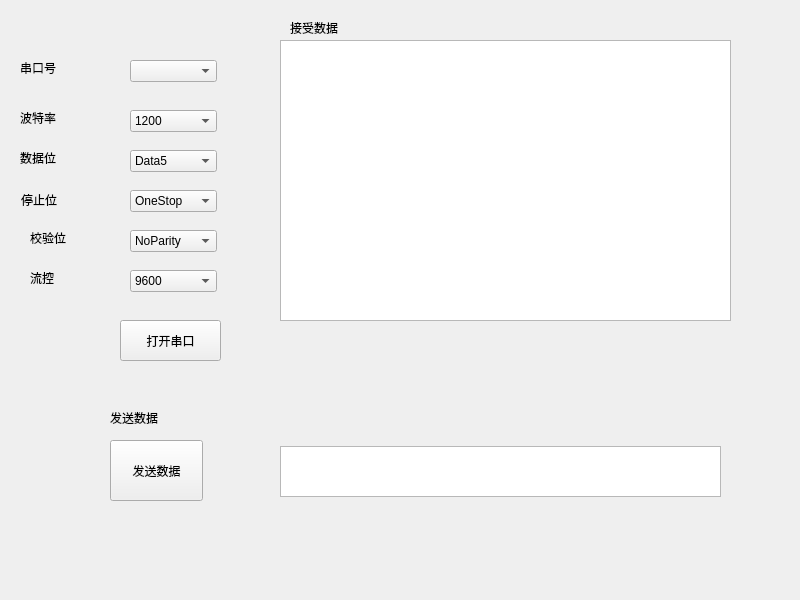
<?xml version="1.0" encoding="UTF-8"?>
<ui version="4.0">
 <class>Widget</class>
 <widget class="QWidget" name="Widget">
  <property name="geometry">
   <rect>
    <x>0</x>
    <y>0</y>
    <width>800</width>
    <height>600</height>
   </rect>
  </property>
  <property name="windowTitle">
   <string>Widget</string>
  </property>
  <widget class="QComboBox" name="comboBox">
   <property name="geometry">
    <rect>
     <x>130</x>
     <y>60</y>
     <width>87</width>
     <height>22</height>
    </rect>
   </property>
  </widget>
  <widget class="QLabel" name="label">
   <property name="geometry">
    <rect>
     <x>20</x>
     <y>60</y>
     <width>72</width>
     <height>15</height>
    </rect>
   </property>
   <property name="text">
    <string>串口号</string>
   </property>
  </widget>
  <widget class="QLabel" name="label_2">
   <property name="geometry">
    <rect>
     <x>20</x>
     <y>110</y>
     <width>72</width>
     <height>15</height>
    </rect>
   </property>
   <property name="text">
    <string>波特率</string>
   </property>
  </widget>
  <widget class="QLabel" name="label_3">
   <property name="geometry">
    <rect>
     <x>20</x>
     <y>150</y>
     <width>72</width>
     <height>15</height>
    </rect>
   </property>
   <property name="text">
    <string>数据位</string>
   </property>
  </widget>
  <widget class="QLabel" name="label_4">
   <property name="geometry">
    <rect>
     <x>21</x>
     <y>190</y>
     <width>71</width>
     <height>20</height>
    </rect>
   </property>
   <property name="text">
    <string>停止位</string>
   </property>
  </widget>
  <widget class="QLabel" name="label_5">
   <property name="geometry">
    <rect>
     <x>30</x>
     <y>230</y>
     <width>72</width>
     <height>15</height>
    </rect>
   </property>
   <property name="text">
    <string>校验位</string>
   </property>
  </widget>
  <widget class="QLabel" name="label_6">
   <property name="geometry">
    <rect>
     <x>30</x>
     <y>270</y>
     <width>72</width>
     <height>15</height>
    </rect>
   </property>
   <property name="text">
    <string>流控</string>
   </property>
  </widget>
  <widget class="QComboBox" name="comboBox_2">
   <property name="geometry">
    <rect>
     <x>130</x>
     <y>110</y>
     <width>87</width>
     <height>22</height>
    </rect>
   </property>
   <item>
    <property name="text">
     <string>1200</string>
    </property>
   </item>
   <item>
    <property name="text">
     <string>2400</string>
    </property>
   </item>
   <item>
    <property name="text">
     <string>4800</string>
    </property>
   </item>
   <item>
    <property name="text">
     <string>9600</string>
    </property>
   </item>
   <item>
    <property name="text">
     <string>19200</string>
    </property>
   </item>
   <item>
    <property name="text">
     <string>38400</string>
    </property>
   </item>
   <item>
    <property name="text">
     <string>57600</string>
    </property>
   </item>
   <item>
    <property name="text">
     <string>115200</string>
    </property>
   </item>
   <item>
    <property name="text">
     <string>128000</string>
    </property>
   </item>
   <item>
    <property name="text">
     <string>256000</string>
    </property>
   </item>
   <item>
    <property name="text">
     <string>1382400</string>
    </property>
   </item>
  </widget>
  <widget class="QComboBox" name="comboBox_3">
   <property name="geometry">
    <rect>
     <x>130</x>
     <y>150</y>
     <width>87</width>
     <height>22</height>
    </rect>
   </property>
   <item>
    <property name="text">
     <string>Data5</string>
    </property>
   </item>
   <item>
    <property name="text">
     <string>Data6</string>
    </property>
   </item>
   <item>
    <property name="text">
     <string>Data7</string>
    </property>
   </item>
   <item>
    <property name="text">
     <string>Data8</string>
    </property>
   </item>
  </widget>
  <widget class="QComboBox" name="comboBox_4">
   <property name="geometry">
    <rect>
     <x>130</x>
     <y>190</y>
     <width>87</width>
     <height>22</height>
    </rect>
   </property>
   <item>
    <property name="text">
     <string>OneStop</string>
    </property>
   </item>
   <item>
    <property name="text">
     <string>OneAndHalfStop</string>
    </property>
   </item>
   <item>
    <property name="text">
     <string>TwoStop</string>
    </property>
   </item>
  </widget>
  <widget class="QComboBox" name="comboBox_5">
   <property name="geometry">
    <rect>
     <x>130</x>
     <y>230</y>
     <width>87</width>
     <height>22</height>
    </rect>
   </property>
   <item>
    <property name="text">
     <string>NoParity</string>
    </property>
   </item>
   <item>
    <property name="text">
     <string>EvenParity</string>
    </property>
   </item>
   <item>
    <property name="text">
     <string>OddParity</string>
    </property>
   </item>
   <item>
    <property name="text">
     <string>SpaceParity</string>
    </property>
   </item>
   <item>
    <property name="text">
     <string>MarkParity</string>
    </property>
   </item>
  </widget>
  <widget class="QComboBox" name="comboBox_6">
   <property name="geometry">
    <rect>
     <x>130</x>
     <y>270</y>
     <width>87</width>
     <height>22</height>
    </rect>
   </property>
   <item>
    <property name="text">
     <string>9600</string>
    </property>
   </item>
  </widget>
  <widget class="QPushButton" name="pushButton">
   <property name="geometry">
    <rect>
     <x>120</x>
     <y>320</y>
     <width>101</width>
     <height>41</height>
    </rect>
   </property>
   <property name="text">
    <string>打开串口</string>
   </property>
  </widget>
  <widget class="QPushButton" name="pushButton_2">
   <property name="geometry">
    <rect>
     <x>110</x>
     <y>440</y>
     <width>93</width>
     <height>61</height>
    </rect>
   </property>
   <property name="text">
    <string>发送数据</string>
   </property>
  </widget>
  <widget class="QLabel" name="label_7">
   <property name="geometry">
    <rect>
     <x>110</x>
     <y>410</y>
     <width>72</width>
     <height>15</height>
    </rect>
   </property>
   <property name="text">
    <string>发送数据</string>
   </property>
  </widget>
  <widget class="QTextEdit" name="textEdit">
   <property name="geometry">
    <rect>
     <x>280</x>
     <y>40</y>
     <width>451</width>
     <height>281</height>
    </rect>
   </property>
  </widget>
  <widget class="QTextEdit" name="textEdit_2">
   <property name="geometry">
    <rect>
     <x>280</x>
     <y>446</y>
     <width>441</width>
     <height>51</height>
    </rect>
   </property>
  </widget>
  <widget class="QLabel" name="label_8">
   <property name="geometry">
    <rect>
     <x>290</x>
     <y>20</y>
     <width>72</width>
     <height>15</height>
    </rect>
   </property>
   <property name="text">
    <string>接受数据</string>
   </property>
  </widget>
 </widget>
 <resources/>
 <connections/>
</ui>
